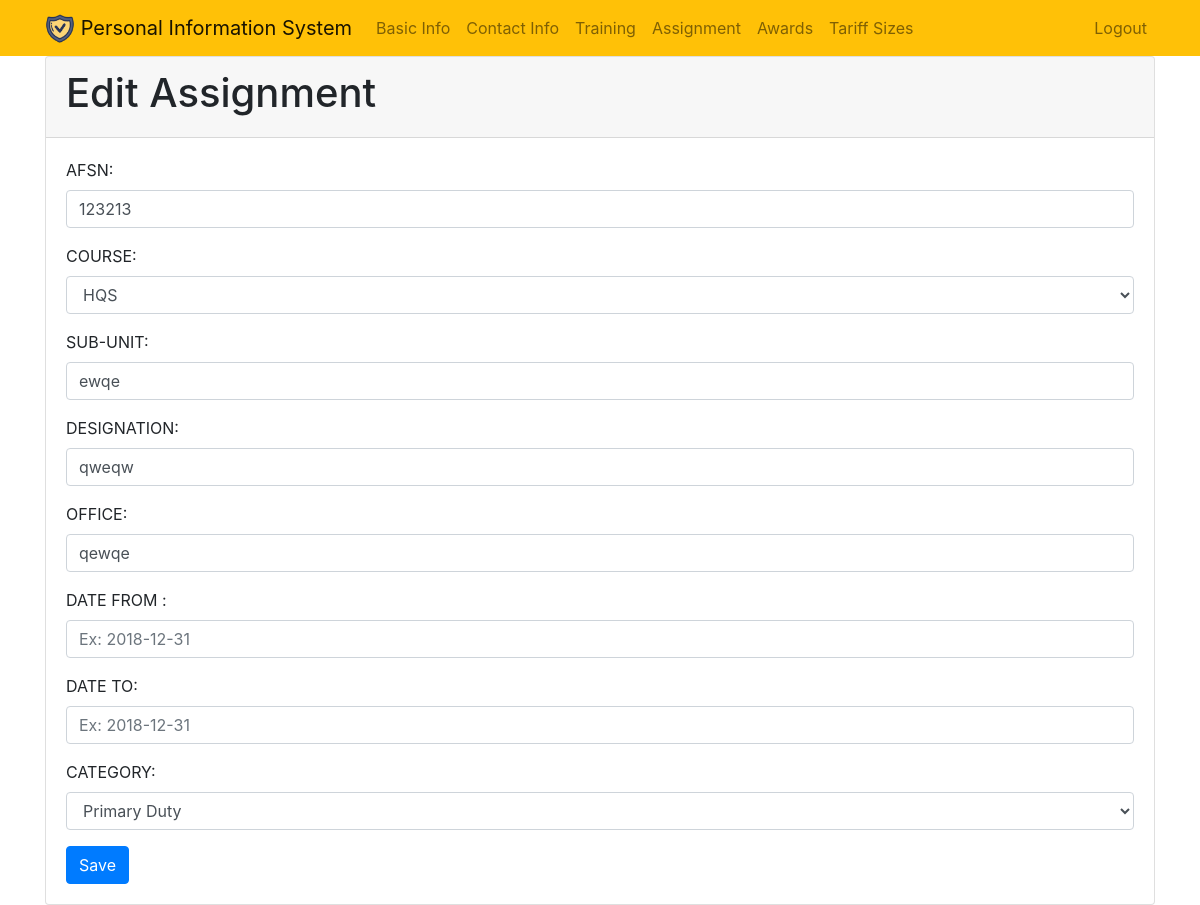
The app's page /assignment/edit/1 (signed in) with its own data.
### assignment/models.py (models this page shows, shortened)
class Assignment(models.Model):
    afsn = models.CharField(max_length=100, blank=True)
    unit = models.ForeignKey(UnitList, on_delete=models.CASCADE)
    sub_unit = models.CharField(max_length=100)
    designation = models.CharField(max_length=100)
    office = models.CharField(max_length=100)
    startdate = models.DateField(null=True, blank=True)
    enddate = models.DateField(null=True, blank=True)
    category_choice = (
        ("Primary", "Primary Duty"),
        ("Additional", "Additional Duty"),
    )
    category = models.CharField(choices=category_choice, max_length=20, blank=True)
    user = models.ForeignKey(User, on_delete=models.CASCADE)

class UnitList(models.Model):
    unit = models.CharField(max_length=100)
    unitname = models.CharField(max_length=100)
    unitdescription = models.CharField(max_length=200)
    category = models.CharField(max_length=50)
    def __str__(self):
        return self.unit

### assignment/views.py (the view, shortened to what this page needs)
# urls.py: path('edit/<int:pk>', views.assignmentedit, name='assignmentedit'),
@login_required
def assignmentedit(request, pk):
    edit = get_object_or_404(Assignment, pk=pk, user=request.user)
    if request.method == 'GET':
        edit_forms = AssignmentEditForm(instance=edit)
        return render(request, 'assignment/assignmentedit.html', {'edit':edit, 'edit_forms':edit_forms})

### assignment/templates/assignment/assignmentedit.html (shortened to what this page needs)
{% extends "basic_info/base.html" %}
{% block content %}
<div class="card">
    <div class="card-header">
        <h1>Edit Assignment</h1>
    </div>
    <div class="card-body">
        <form action="" method="POST">
        {{ edit_forms.as_p }}
        <button type="submit" class="btn btn-primary">Save</button>
        </form>
    </div>
</div>
{% endblock %}

### records on screen
Assignment: afsn "123213", sub_unit "ewqe", designation "qweqw", office "qewqe", category "Primary Duty"
UnitList: unit "HQS"
